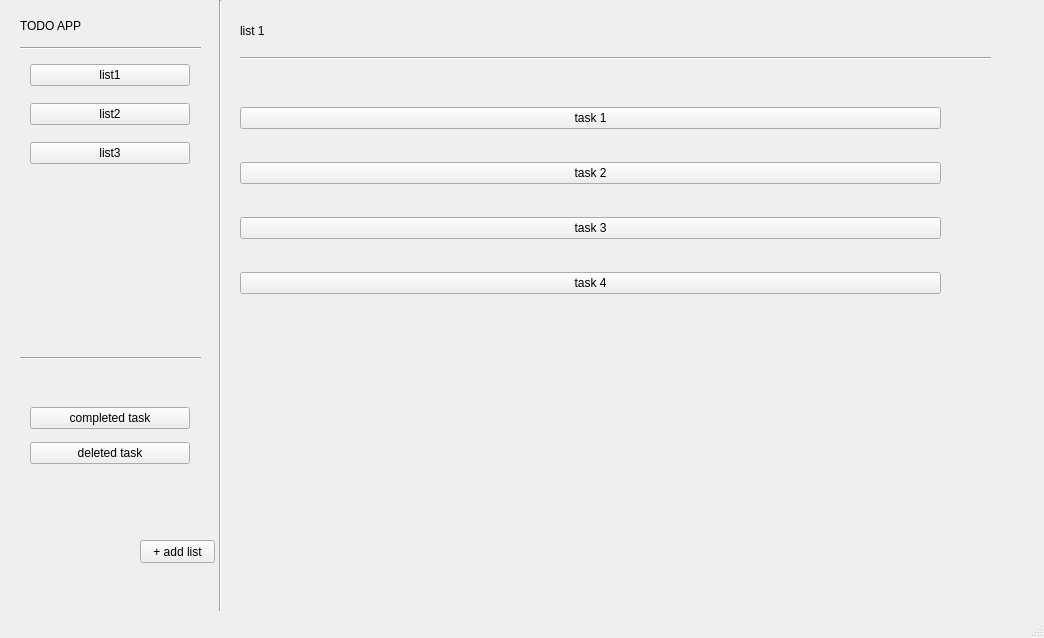
<?xml version="1.0" encoding="UTF-8"?>
<ui version="4.0">
 <class>MainWindow</class>
 <widget class="QMainWindow" name="MainWindow">
  <property name="geometry">
   <rect>
    <x>0</x>
    <y>0</y>
    <width>1044</width>
    <height>638</height>
   </rect>
  </property>
  <property name="windowTitle">
   <string>MainWindow</string>
  </property>
  <widget class="QWidget" name="centralwidget">
   <widget class="QLabel" name="label">
    <property name="geometry">
     <rect>
      <x>20</x>
      <y>10</y>
      <width>161</width>
      <height>31</height>
     </rect>
    </property>
    <property name="styleSheet">
     <string notr="true">font: 36pt &quot;MS Shell Dlg 2&quot;;
font: 20pt &quot;MS Shell Dlg 2&quot;;</string>
    </property>
    <property name="text">
     <string>TODO APP</string>
    </property>
   </widget>
   <widget class="Line" name="line">
    <property name="geometry">
     <rect>
      <x>20</x>
      <y>40</y>
      <width>181</width>
      <height>16</height>
     </rect>
    </property>
    <property name="styleSheet">
     <string notr="true">font: 20pt &quot;MS Shell Dlg 2&quot;;
font: 48pt &quot;MS Shell Dlg 2&quot;;</string>
    </property>
    <property name="orientation">
     <enum>Qt::Horizontal</enum>
    </property>
   </widget>
   <widget class="Line" name="line_2">
    <property name="geometry">
     <rect>
      <x>210</x>
      <y>0</y>
      <width>20</width>
      <height>611</height>
     </rect>
    </property>
    <property name="orientation">
     <enum>Qt::Vertical</enum>
    </property>
   </widget>
   <widget class="Line" name="line_3">
    <property name="geometry">
     <rect>
      <x>20</x>
      <y>350</y>
      <width>181</width>
      <height>16</height>
     </rect>
    </property>
    <property name="styleSheet">
     <string notr="true">font: 20pt &quot;MS Shell Dlg 2&quot;;
font: 48pt &quot;MS Shell Dlg 2&quot;;</string>
    </property>
    <property name="orientation">
     <enum>Qt::Horizontal</enum>
    </property>
   </widget>
   <widget class="QWidget" name="verticalLayoutWidget">
    <property name="geometry">
     <rect>
      <x>30</x>
      <y>50</y>
      <width>160</width>
      <height>131</height>
     </rect>
    </property>
    <layout class="QVBoxLayout" name="verticalLayout">
     <property name="spacing">
      <number>3</number>
     </property>
     <item>
      <widget class="QPushButton" name="pushButton">
       <property name="styleSheet">
        <string notr="true"/>
       </property>
       <property name="text">
        <string>list1</string>
       </property>
      </widget>
     </item>
     <item>
      <widget class="QPushButton" name="pushButton_3">
       <property name="text">
        <string>list2</string>
       </property>
      </widget>
     </item>
     <item>
      <widget class="QPushButton" name="pushButton_2">
       <property name="text">
        <string>list3</string>
       </property>
      </widget>
     </item>
    </layout>
   </widget>
   <widget class="QWidget" name="verticalLayoutWidget_2">
    <property name="geometry">
     <rect>
      <x>30</x>
      <y>400</y>
      <width>160</width>
      <height>71</height>
     </rect>
    </property>
    <layout class="QVBoxLayout" name="verticalLayout_2">
     <item>
      <widget class="QPushButton" name="pushButton_5">
       <property name="text">
        <string>completed task</string>
       </property>
      </widget>
     </item>
     <item>
      <widget class="QPushButton" name="pushButton_4">
       <property name="text">
        <string>deleted task</string>
       </property>
      </widget>
     </item>
    </layout>
   </widget>
   <widget class="QPushButton" name="pushButton_6">
    <property name="geometry">
     <rect>
      <x>140</x>
      <y>540</y>
      <width>75</width>
      <height>23</height>
     </rect>
    </property>
    <property name="text">
     <string>+ add list</string>
    </property>
   </widget>
   <widget class="Line" name="line_4">
    <property name="geometry">
     <rect>
      <x>240</x>
      <y>50</y>
      <width>751</width>
      <height>16</height>
     </rect>
    </property>
    <property name="orientation">
     <enum>Qt::Horizontal</enum>
    </property>
   </widget>
   <widget class="QLabel" name="label_3">
    <property name="geometry">
     <rect>
      <x>240</x>
      <y>20</y>
      <width>81</width>
      <height>21</height>
     </rect>
    </property>
    <property name="styleSheet">
     <string notr="true">font: 20pt &quot;MS Shell Dlg 2&quot;;</string>
    </property>
    <property name="text">
     <string>list 1</string>
    </property>
   </widget>
   <widget class="QWidget" name="">
    <property name="geometry">
     <rect>
      <x>240</x>
      <y>80</y>
      <width>701</width>
      <height>241</height>
     </rect>
    </property>
    <layout class="QVBoxLayout" name="verticalLayout_3">
     <item>
      <widget class="QPushButton" name="pushButton_7">
       <property name="styleSheet">
        <string notr="true">font: 16pt &quot;MS Shell Dlg 2&quot;;</string>
       </property>
       <property name="text">
        <string>task 1</string>
       </property>
      </widget>
     </item>
     <item>
      <widget class="QPushButton" name="pushButton_9">
       <property name="styleSheet">
        <string notr="true">font: 16pt &quot;MS Shell Dlg 2&quot;;</string>
       </property>
       <property name="text">
        <string>task 2</string>
       </property>
      </widget>
     </item>
     <item>
      <widget class="QPushButton" name="pushButton_10">
       <property name="styleSheet">
        <string notr="true">font: 16pt &quot;MS Shell Dlg 2&quot;;</string>
       </property>
       <property name="text">
        <string>task 3</string>
       </property>
      </widget>
     </item>
     <item>
      <widget class="QPushButton" name="pushButton_11">
       <property name="styleSheet">
        <string notr="true">font: 16pt &quot;MS Shell Dlg 2&quot;;</string>
       </property>
       <property name="text">
        <string>task 4</string>
       </property>
      </widget>
     </item>
    </layout>
   </widget>
  </widget>
  <widget class="QMenuBar" name="menubar">
   <property name="geometry">
    <rect>
     <x>0</x>
     <y>0</y>
     <width>1044</width>
     <height>21</height>
    </rect>
   </property>
  </widget>
  <widget class="QStatusBar" name="statusbar"/>
 </widget>
 <resources/>
 <connections/>
</ui>
